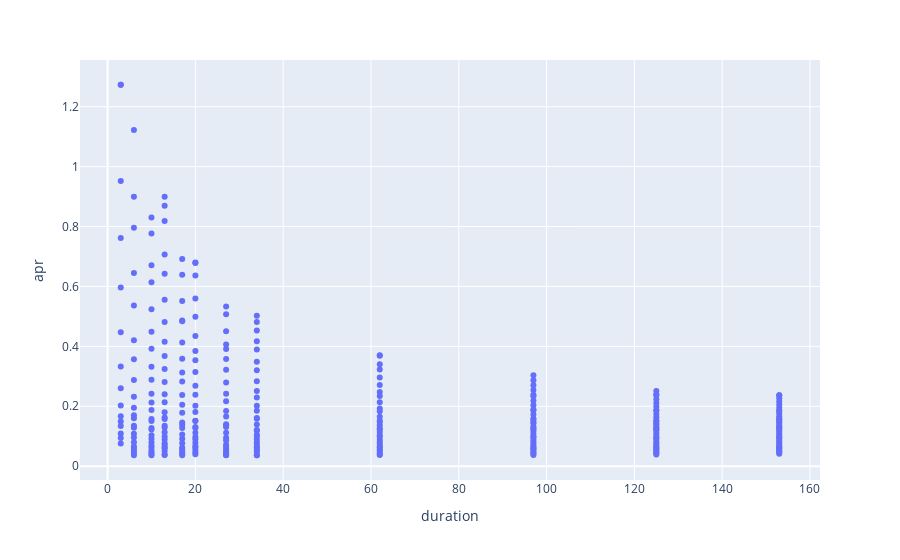

Here is the notebook cell this chart was saved with:
### Code cell
fig = px.scatter(df, x="duration", y="apr", hover_data=["strikePrice", "id", "1000return"])
fig.show()

### Figure 1 — Plotly figure (JSON) as saved in the notebook; plotly's stock layout.template omitted (floating-point values rounded to 4 significant figures; data arrays with more than 128 entries replaced by an {"elided": "..."} marker saying what was removed)
{"data": [{"customdata": {"elided": "324x3 mixed values"}, "hovertemplate": "duration=%{x}<br>apr=%{y}<br>strikePrice=%{customdata[0]}<br>id=%{customdata[1]}<br>1000return=%{customdata[2]}<extra></extra>", "legendgroup": "", "marker": {"color": "#636efa", "symbol": "circle"}, "mode": "markers", "name": "", "orientation": "v", "showlegend": false, "type": "scatter", "x": {"elided": "324 int values"}, "xaxis": "x", "y": {"elided": "324 float values"}, "yaxis": "y"}], "layout": {"legend": {"tracegroupgap": 0}, "margin": {"t": 60}, "xaxis": {"anchor": "y", "domain": [0, 1], "title": {"text": "duration"}}, "yaxis": {"anchor": "x", "domain": [0, 1], "title": {"text": "apr"}}}}
